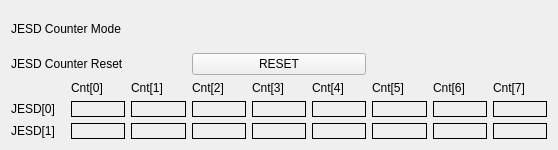
<?xml version="1.0" encoding="UTF-8"?>
<ui version="4.0">
 <class>Form</class>
 <widget class="QWidget" name="Form">
  <property name="geometry">
   <rect>
    <x>0</x>
    <y>0</y>
    <width>558</width>
    <height>150</height>
   </rect>
  </property>
  <property name="windowTitle">
   <string>JESD - ${DEVICE}</string>
  </property>
  <property name="styleSheet">
   <string notr="true"/>
  </property>
  <layout class="QVBoxLayout" name="verticalLayout">
   <item>
    <layout class="QGridLayout" name="gridLayout">
     <item row="0" column="1">
      <widget class="PyDMEnumButton" name="PyDMEnumButton">
       <property name="sizePolicy">
        <sizepolicy hsizetype="Preferred" vsizetype="Preferred">
         <horstretch>1</horstretch>
         <verstretch>1</verstretch>
        </sizepolicy>
       </property>
       <property name="minimumSize">
        <size>
         <width>0</width>
         <height>0</height>
        </size>
       </property>
       <property name="maximumSize">
        <size>
         <width>16777215</width>
         <height>48</height>
        </size>
       </property>
       <property name="toolTip">
        <string/>
       </property>
       <property name="channel" stdset="0">
        <string>ca://${DEVICE}:JESDCNT_MODE</string>
       </property>
       <property name="orientation" stdset="0">
        <enum>Qt::Horizontal</enum>
       </property>
       <property name="marginTop" stdset="0">
        <number>0</number>
       </property>
       <property name="marginBottom" stdset="0">
        <number>0</number>
       </property>
       <property name="marginLeft" stdset="0">
        <number>0</number>
       </property>
       <property name="marginRight" stdset="0">
        <number>0</number>
       </property>
       <property name="horizontalSpacing" stdset="0">
        <number>0</number>
       </property>
       <property name="verticalSpacing" stdset="0">
        <number>0</number>
       </property>
      </widget>
     </item>
     <item row="0" column="0">
      <widget class="QLabel" name="label">
       <property name="sizePolicy">
        <sizepolicy hsizetype="Preferred" vsizetype="Preferred">
         <horstretch>1</horstretch>
         <verstretch>1</verstretch>
        </sizepolicy>
       </property>
       <property name="text">
        <string>JESD Counter Mode</string>
       </property>
      </widget>
     </item>
     <item row="1" column="1">
      <widget class="PyDMPushButton" name="PyDMPushButton">
       <property name="toolTip">
        <string/>
       </property>
       <property name="text">
        <string>RESET</string>
       </property>
       <property name="channel" stdset="0">
        <string>ca://${DEVICE}:JESDCNT_RESET</string>
       </property>
       <property name="pressValue" stdset="0">
        <string>1</string>
       </property>
      </widget>
     </item>
     <item row="1" column="0">
      <widget class="QLabel" name="label_2">
       <property name="sizePolicy">
        <sizepolicy hsizetype="Preferred" vsizetype="Preferred">
         <horstretch>1</horstretch>
         <verstretch>1</verstretch>
        </sizepolicy>
       </property>
       <property name="text">
        <string>JESD Counter Reset</string>
       </property>
      </widget>
     </item>
     <item row="0" column="2" rowspan="2">
      <widget class="QFrame" name="frame">
       <property name="sizePolicy">
        <sizepolicy hsizetype="Preferred" vsizetype="Preferred">
         <horstretch>1</horstretch>
         <verstretch>1</verstretch>
        </sizepolicy>
       </property>
       <property name="frameShape">
        <enum>QFrame::NoFrame</enum>
       </property>
       <property name="frameShadow">
        <enum>QFrame::Raised</enum>
       </property>
      </widget>
     </item>
    </layout>
   </item>
   <item>
    <layout class="QGridLayout" name="gridLayout_2">
     <item row="0" column="1">
      <widget class="QLabel" name="label_6">
       <property name="text">
        <string>Cnt[0]</string>
       </property>
      </widget>
     </item>
     <item row="0" column="2">
      <widget class="QLabel" name="label_7">
       <property name="text">
        <string>Cnt[1]</string>
       </property>
      </widget>
     </item>
     <item row="0" column="3">
      <widget class="QLabel" name="label_8">
       <property name="text">
        <string>Cnt[2]</string>
       </property>
      </widget>
     </item>
     <item row="0" column="4">
      <widget class="QLabel" name="label_9">
       <property name="text">
        <string>Cnt[3]</string>
       </property>
      </widget>
     </item>
     <item row="0" column="5">
      <widget class="QLabel" name="label_10">
       <property name="text">
        <string>Cnt[4]</string>
       </property>
      </widget>
     </item>
     <item row="0" column="6">
      <widget class="QLabel" name="label_11">
       <property name="text">
        <string>Cnt[5]</string>
       </property>
      </widget>
     </item>
     <item row="0" column="7">
      <widget class="QLabel" name="label_12">
       <property name="text">
        <string>Cnt[6]</string>
       </property>
      </widget>
     </item>
     <item row="0" column="8">
      <widget class="QLabel" name="label_5">
       <property name="text">
        <string>Cnt[7]</string>
       </property>
      </widget>
     </item>
     <item row="1" column="0">
      <widget class="QLabel" name="label_3">
       <property name="text">
        <string>JESD[0]</string>
       </property>
      </widget>
     </item>
     <item row="1" column="1">
      <widget class="PyDMLabel" name="PyDMLabel">
       <property name="toolTip">
        <string/>
       </property>
       <property name="frameShape">
        <enum>QFrame::Box</enum>
       </property>
       <property name="text">
        <string/>
       </property>
       <property name="scaledContents">
        <bool>true</bool>
       </property>
       <property name="alignment">
        <set>Qt::AlignCenter</set>
       </property>
       <property name="margin">
        <number>0</number>
       </property>
       <property name="channel" stdset="0">
        <string>ca://${DEVICE}:JESD0_0</string>
       </property>
      </widget>
     </item>
     <item row="1" column="2">
      <widget class="PyDMLabel" name="PyDMLabel_2">
       <property name="toolTip">
        <string/>
       </property>
       <property name="frameShape">
        <enum>QFrame::Box</enum>
       </property>
       <property name="text">
        <string/>
       </property>
       <property name="scaledContents">
        <bool>true</bool>
       </property>
       <property name="alignment">
        <set>Qt::AlignCenter</set>
       </property>
       <property name="margin">
        <number>0</number>
       </property>
       <property name="channel" stdset="0">
        <string>ca://${DEVICE}:JESD0_1</string>
       </property>
      </widget>
     </item>
     <item row="1" column="3">
      <widget class="PyDMLabel" name="PyDMLabel_3">
       <property name="toolTip">
        <string/>
       </property>
       <property name="frameShape">
        <enum>QFrame::Box</enum>
       </property>
       <property name="text">
        <string/>
       </property>
       <property name="scaledContents">
        <bool>true</bool>
       </property>
       <property name="alignment">
        <set>Qt::AlignCenter</set>
       </property>
       <property name="margin">
        <number>0</number>
       </property>
       <property name="channel" stdset="0">
        <string>ca://${DEVICE}:JESD0_2</string>
       </property>
      </widget>
     </item>
     <item row="1" column="4">
      <widget class="PyDMLabel" name="PyDMLabel_4">
       <property name="toolTip">
        <string/>
       </property>
       <property name="frameShape">
        <enum>QFrame::Box</enum>
       </property>
       <property name="text">
        <string/>
       </property>
       <property name="scaledContents">
        <bool>true</bool>
       </property>
       <property name="alignment">
        <set>Qt::AlignCenter</set>
       </property>
       <property name="margin">
        <number>0</number>
       </property>
       <property name="channel" stdset="0">
        <string>ca://${DEVICE}:JESD0_3</string>
       </property>
      </widget>
     </item>
     <item row="1" column="5">
      <widget class="PyDMLabel" name="PyDMLabel_5">
       <property name="toolTip">
        <string/>
       </property>
       <property name="frameShape">
        <enum>QFrame::Box</enum>
       </property>
       <property name="text">
        <string/>
       </property>
       <property name="scaledContents">
        <bool>true</bool>
       </property>
       <property name="alignment">
        <set>Qt::AlignCenter</set>
       </property>
       <property name="margin">
        <number>0</number>
       </property>
       <property name="channel" stdset="0">
        <string>ca://${DEVICE}:JESD0_4</string>
       </property>
      </widget>
     </item>
     <item row="1" column="6">
      <widget class="PyDMLabel" name="PyDMLabel_6">
       <property name="toolTip">
        <string/>
       </property>
       <property name="frameShape">
        <enum>QFrame::Box</enum>
       </property>
       <property name="text">
        <string/>
       </property>
       <property name="scaledContents">
        <bool>true</bool>
       </property>
       <property name="alignment">
        <set>Qt::AlignCenter</set>
       </property>
       <property name="margin">
        <number>0</number>
       </property>
       <property name="channel" stdset="0">
        <string>ca://${DEVICE}:JESD0_5</string>
       </property>
      </widget>
     </item>
     <item row="1" column="7">
      <widget class="PyDMLabel" name="PyDMLabel_7">
       <property name="toolTip">
        <string/>
       </property>
       <property name="frameShape">
        <enum>QFrame::Box</enum>
       </property>
       <property name="text">
        <string/>
       </property>
       <property name="scaledContents">
        <bool>true</bool>
       </property>
       <property name="alignment">
        <set>Qt::AlignCenter</set>
       </property>
       <property name="margin">
        <number>0</number>
       </property>
       <property name="channel" stdset="0">
        <string>ca://${DEVICE}:JESD0_6</string>
       </property>
      </widget>
     </item>
     <item row="1" column="8">
      <widget class="PyDMLabel" name="PyDMLabel_8">
       <property name="toolTip">
        <string/>
       </property>
       <property name="frameShape">
        <enum>QFrame::Box</enum>
       </property>
       <property name="text">
        <string/>
       </property>
       <property name="scaledContents">
        <bool>true</bool>
       </property>
       <property name="alignment">
        <set>Qt::AlignCenter</set>
       </property>
       <property name="margin">
        <number>0</number>
       </property>
       <property name="channel" stdset="0">
        <string>ca://${DEVICE}:JESD0_7</string>
       </property>
      </widget>
     </item>
     <item row="2" column="0">
      <widget class="QLabel" name="label_4">
       <property name="text">
        <string>JESD[1]</string>
       </property>
      </widget>
     </item>
     <item row="2" column="1">
      <widget class="PyDMLabel" name="PyDMLabel_9">
       <property name="toolTip">
        <string/>
       </property>
       <property name="frameShape">
        <enum>QFrame::Box</enum>
       </property>
       <property name="text">
        <string/>
       </property>
       <property name="scaledContents">
        <bool>true</bool>
       </property>
       <property name="alignment">
        <set>Qt::AlignCenter</set>
       </property>
       <property name="margin">
        <number>0</number>
       </property>
       <property name="channel" stdset="0">
        <string>ca://${DEVICE}:JESD1_0</string>
       </property>
      </widget>
     </item>
     <item row="2" column="2">
      <widget class="PyDMLabel" name="PyDMLabel_10">
       <property name="toolTip">
        <string/>
       </property>
       <property name="frameShape">
        <enum>QFrame::Box</enum>
       </property>
       <property name="text">
        <string/>
       </property>
       <property name="scaledContents">
        <bool>true</bool>
       </property>
       <property name="alignment">
        <set>Qt::AlignCenter</set>
       </property>
       <property name="margin">
        <number>0</number>
       </property>
       <property name="channel" stdset="0">
        <string>ca://${DEVICE}:JESD1_1</string>
       </property>
      </widget>
     </item>
     <item row="2" column="3">
      <widget class="PyDMLabel" name="PyDMLabel_11">
       <property name="toolTip">
        <string/>
       </property>
       <property name="frameShape">
        <enum>QFrame::Box</enum>
       </property>
       <property name="text">
        <string/>
       </property>
       <property name="scaledContents">
        <bool>true</bool>
       </property>
       <property name="alignment">
        <set>Qt::AlignCenter</set>
       </property>
       <property name="margin">
        <number>0</number>
       </property>
       <property name="channel" stdset="0">
        <string>ca://${DEVICE}:JESD1_2</string>
       </property>
      </widget>
     </item>
     <item row="2" column="4">
      <widget class="PyDMLabel" name="PyDMLabel_12">
       <property name="toolTip">
        <string/>
       </property>
       <property name="frameShape">
        <enum>QFrame::Box</enum>
       </property>
       <property name="text">
        <string/>
       </property>
       <property name="scaledContents">
        <bool>true</bool>
       </property>
       <property name="alignment">
        <set>Qt::AlignCenter</set>
       </property>
       <property name="margin">
        <number>0</number>
       </property>
       <property name="channel" stdset="0">
        <string>ca://${DEVICE}:JESD1_3</string>
       </property>
      </widget>
     </item>
     <item row="2" column="5">
      <widget class="PyDMLabel" name="PyDMLabel_13">
       <property name="toolTip">
        <string/>
       </property>
       <property name="frameShape">
        <enum>QFrame::Box</enum>
       </property>
       <property name="text">
        <string/>
       </property>
       <property name="scaledContents">
        <bool>true</bool>
       </property>
       <property name="alignment">
        <set>Qt::AlignCenter</set>
       </property>
       <property name="margin">
        <number>0</number>
       </property>
       <property name="channel" stdset="0">
        <string>ca://${DEVICE}:JESD1_4</string>
       </property>
      </widget>
     </item>
     <item row="2" column="6">
      <widget class="PyDMLabel" name="PyDMLabel_14">
       <property name="toolTip">
        <string/>
       </property>
       <property name="frameShape">
        <enum>QFrame::Box</enum>
       </property>
       <property name="text">
        <string/>
       </property>
       <property name="scaledContents">
        <bool>true</bool>
       </property>
       <property name="alignment">
        <set>Qt::AlignCenter</set>
       </property>
       <property name="margin">
        <number>0</number>
       </property>
       <property name="channel" stdset="0">
        <string>ca://${DEVICE}:JESD1_5</string>
       </property>
      </widget>
     </item>
     <item row="2" column="7">
      <widget class="PyDMLabel" name="PyDMLabel_15">
       <property name="toolTip">
        <string/>
       </property>
       <property name="frameShape">
        <enum>QFrame::Box</enum>
       </property>
       <property name="text">
        <string/>
       </property>
       <property name="scaledContents">
        <bool>true</bool>
       </property>
       <property name="alignment">
        <set>Qt::AlignCenter</set>
       </property>
       <property name="margin">
        <number>0</number>
       </property>
       <property name="channel" stdset="0">
        <string>ca://${DEVICE}:JESD1_6</string>
       </property>
      </widget>
     </item>
     <item row="2" column="8">
      <widget class="PyDMLabel" name="PyDMLabel_16">
       <property name="toolTip">
        <string/>
       </property>
       <property name="frameShape">
        <enum>QFrame::Box</enum>
       </property>
       <property name="text">
        <string/>
       </property>
       <property name="scaledContents">
        <bool>true</bool>
       </property>
       <property name="alignment">
        <set>Qt::AlignCenter</set>
       </property>
       <property name="margin">
        <number>0</number>
       </property>
       <property name="channel" stdset="0">
        <string>ca://${DEVICE}:JESD1_7</string>
       </property>
      </widget>
     </item>
    </layout>
   </item>
  </layout>
 </widget>
 <customwidgets>
  <customwidget>
   <class>PyDMLabel</class>
   <extends>QLabel</extends>
   <header>pydm.widgets.label</header>
  </customwidget>
  <customwidget>
   <class>PyDMEnumButton</class>
   <extends>QWidget</extends>
   <header>pydm.widgets.enum_button</header>
  </customwidget>
  <customwidget>
   <class>PyDMPushButton</class>
   <extends>QPushButton</extends>
   <header>pydm.widgets.pushbutton</header>
  </customwidget>
 </customwidgets>
 <resources/>
 <connections/>
</ui>
